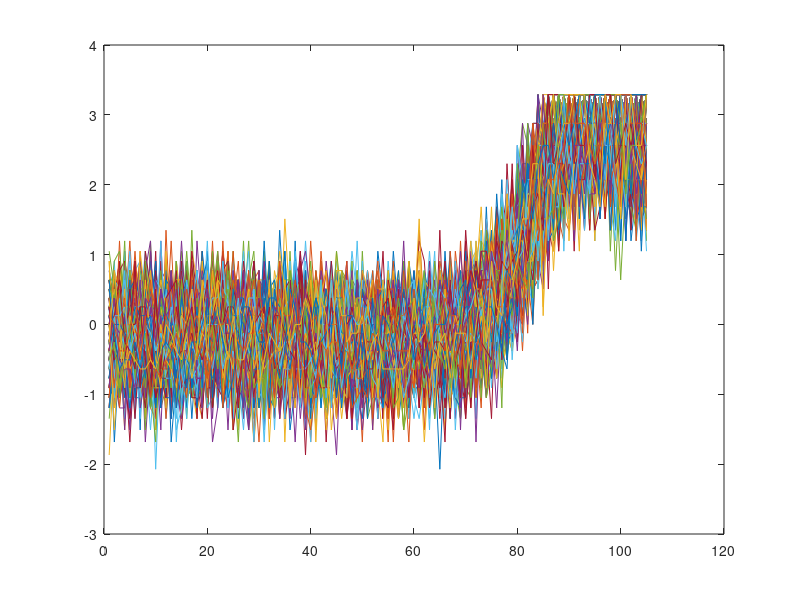

The MATLAB source for this figure: (Note: this script raises an error after producing the figure.)
clear
clc
close all

%%% for all populations use classifier results
%%% with 29 neurons

load data_files/svm_results_sc
load data_files/svm_results_pfc
load data_files/svm_results_fof



res_choice_sc_full=res_choice_sc;
res_choice_pfc_full=res_choice_pfc;
res_choice_fof_full=res_choice_fof;


load data_files/svm_results_choice_subpopulations
res_svm1_choice=res_svm1;
res_svm2_choice=res_svm2;

load data_files/svm_results_pfc_comparesubpop res_choice_pfc
res_svm3_choice=res_choice_pfc;

load data_files/svm_results_fof_comparesubpop res_choice_fof
res_svm4_choice=res_choice_fof;

% 

load data_files/svm_results_sc29
load data_files/svm_results_pfc29
load data_files/svm_results_fof29





classifier_results=res_choice_sc;
dp=2*qfuncinv(.05+1-classifier_results);
%%% d' to classification:
% % y=1-qfunc(dp/2);

figure; plot(1:105,dp)


vals=max(dp*.75);


latency=nan(size(dp,1),1);
for i=1:size(dp,1)
    vec=dp(i,:);
    vec=smooth(vec)';
    ind=find(centers>=-1 & vec>=vals);
    latency(i)=centers(ind(1));
end
%%%% shift the time axis to make plot "causal" (e.g. no choice information before 0)
centers_back=0.125;
latency=latency+centers_back;

latency_sc=latency;


disp('sc')
mean(latency_sc)













classifier_results=res_choice_sc_full;
dp=2*qfuncinv(.05+1-classifier_results);
%%% d' to classification:
% % y=1-qfunc(dp/2);

figure; plot(1:105,dp)


vals=max(dp*.75);


latency=nan(size(dp,1),1);
for i=1:size(dp,1)
    vec=dp(i,:);
    vec=smooth(vec)';
    ind=find(vec>=vals);
    latency(i)=centers(ind(1));
end
%%%% shift the time axis to make plot "causal" (e.g. no choice information before 0)
centers_back=0.125;
latency=latency+centers_back;

latency_sc=latency;


disp('sc')
mean(latency_sc)





return

classifier_results=res_choice_pfc;

latency=nan(size(classifier_results,1),length(vals));
for i=1:size(classifier_results,1)
    vec=classifier_results(i,:);
    vec=smooth(vec)';
    for j=1:length(vals)
        ind=find(centers>=-1 & vec>=vals(j));
        latency(i,j)=centers(ind(1));
    end
end
%%%% shift the time axis to make plot "causal" (e.g. no choice information before 0)
centers_back=0.125;
latency=latency+centers_back;

latency_pfc=latency;






classifier_results=res_choice_fof;

latency=nan(size(classifier_results,1),length(vals));
for i=1:size(classifier_results,1)
    vec=classifier_results(i,:);
    vec=smooth(vec)';
    for j=1:length(vals)
        ind=find(centers>=-1 & vec>=vals(j));
        latency(i,j)=centers(ind(1));
    end
end
%%%% shift the time axis to make plot "causal" (e.g. no choice information before 0)
centers_back=0.125;
latency=latency+centers_back;

latency_fof=latency;










classifier_results=res_svm1_choice;

latency=nan(size(classifier_results,1),length(vals));
for i=1:size(classifier_results,1)
    vec=classifier_results(i,:);
    vec=smooth(vec)';
    for j=1:length(vals)
        ind=find(centers>=-1 & vec>=vals(j));
        latency(i,j)=centers(ind(1));
    end
end
%%%% shift the time axis to make plot "causal" (e.g. no choice information before 0)
centers_back=0.125;
latency=latency+centers_back;

latency_sc_subpop1=latency;





classifier_results=res_svm2_choice;

latency=nan(size(classifier_results,1),length(vals));
for i=1:size(classifier_results,1)
    vec=classifier_results(i,:);
    vec=smooth(vec)';
    for j=1:length(vals)
        ind=find(centers>=-1 & vec>=vals(j));
        latency(i,j)=centers(ind(1));
    end
end
%%%% shift the time axis to make plot "causal" (e.g. no choice information before 0)
centers_back=0.125;
latency=latency+centers_back;

latency_sc_subpop2=latency;





classifier_results=res_svm3_choice;

latency=nan(size(classifier_results,1),length(vals));
for i=1:size(classifier_results,1)
    vec=classifier_results(i,:);
    vec=smooth(vec)';
    for j=1:length(vals)
        ind=find(centers>=-1 & vec>=vals(j));
        latency(i,j)=centers(ind(1));
    end
end
%%%% shift the time axis to make plot "causal" (e.g. no choice information before 0)
centers_back=0.125;
latency=latency+centers_back;

latency_pfc_subpop=latency;









classifier_results=res_svm4_choice;

latency=nan(size(classifier_results,1),length(vals));
for i=1:size(classifier_results,1)
    vec=classifier_results(i,:);
    vec=smooth(vec)';
    for j=1:length(vals)
        ind=find(centers>=-1 & vec>=vals(j));
        latency(i,j)=centers(ind(1));
    end
end
%%%% shift the time axis to make plot "causal" (e.g. no choice information before 0)
centers_back=0.125;
latency=latency+centers_back;

latency_fof_subpop=latency;




disp('sc')
mean(latency_sc)

disp('pfc')
mean(latency_pfc)

disp('fof')
mean(latency_fof)



disp('sc 1')
mean(latency_sc_subpop1)

disp('sc 2')
mean(latency_sc_subpop2)

disp('pfc')
mean(latency_pfc_subpop)

disp('fof')
mean(latency_fof_subpop)











